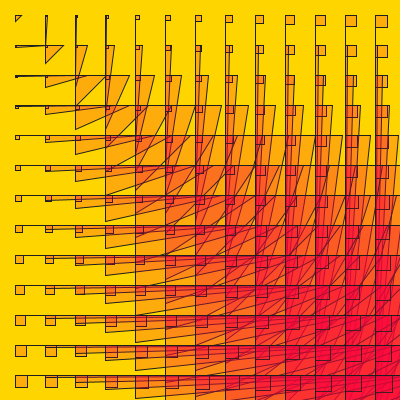
Frame 1 (no input)
Frame 60 (the mouse pressed at the canvas centre just before this capture): identical to frame 1, image omitted
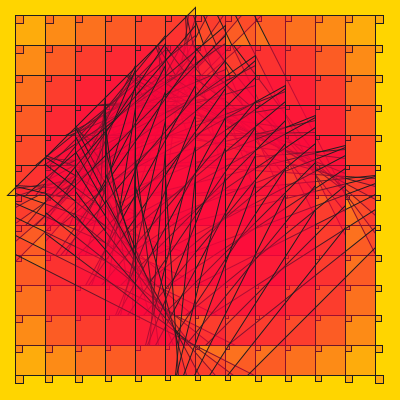
Frame 120 (the mouse held since frame 60 and released just before this capture)

The Processing sketch that drew these frames (run headless with seeded random() and noise(); from frame 60 on, the mouse is pressed at the canvas centre):

// Processing sketch: processing_2744
// ── processing_2744.pde

float sp; 

void setup(){
  sp = 30;
  size(400, 400);
  background (255);
  smooth();
  fill(0);
  stroke(sp);
}


void draw(){
  background(#FFD500);
    for (float y = sp/2; y <= height; y += sp){
    for (float x = sp/2; x <= width; x += sp){
      float d;
      d= sqrt((mouseX-x)*(mouseX-x)+(mouseY-y)*(mouseY-y));
      rect (x, y, d/sp, d/sp);
      fill(250, 3, 60, 50);
      triangle(x, d, x, y, d, y);
    
        }     
    }
  }
  
